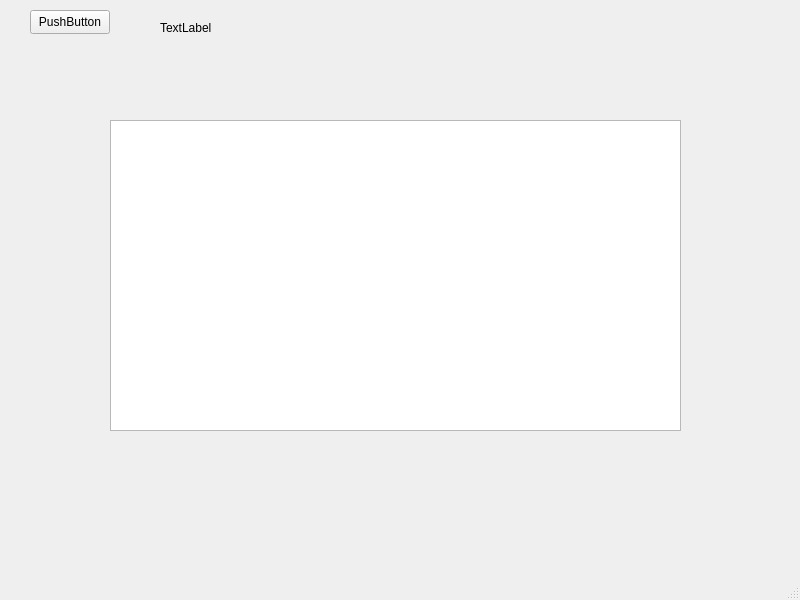
<?xml version="1.0" encoding="UTF-8"?>
<ui version="4.0">
 <class>MainWindow</class>
 <widget class="QMainWindow" name="MainWindow">
  <property name="geometry">
   <rect>
    <x>0</x>
    <y>0</y>
    <width>800</width>
    <height>600</height>
   </rect>
  </property>
  <property name="windowTitle">
   <string>MainWindow</string>
  </property>
  <widget class="QWidget" name="centralwidget">
   <widget class="QPushButton" name="pushButton">
    <property name="geometry">
     <rect>
      <x>30</x>
      <y>10</y>
      <width>80</width>
      <height>24</height>
     </rect>
    </property>
    <property name="text">
     <string>PushButton</string>
    </property>
   </widget>
   <widget class="QLabel" name="label">
    <property name="geometry">
     <rect>
      <x>160</x>
      <y>20</y>
      <width>361</width>
      <height>16</height>
     </rect>
    </property>
    <property name="text">
     <string>TextLabel</string>
    </property>
   </widget>
   <widget class="QListWidget" name="listWidget">
    <property name="geometry">
     <rect>
      <x>110</x>
      <y>120</y>
      <width>571</width>
      <height>311</height>
     </rect>
    </property>
   </widget>
  </widget>
  <widget class="QMenuBar" name="menubar">
   <property name="geometry">
    <rect>
     <x>0</x>
     <y>0</y>
     <width>800</width>
     <height>21</height>
    </rect>
   </property>
  </widget>
  <widget class="QStatusBar" name="statusbar"/>
 </widget>
 <resources/>
 <connections/>
</ui>
